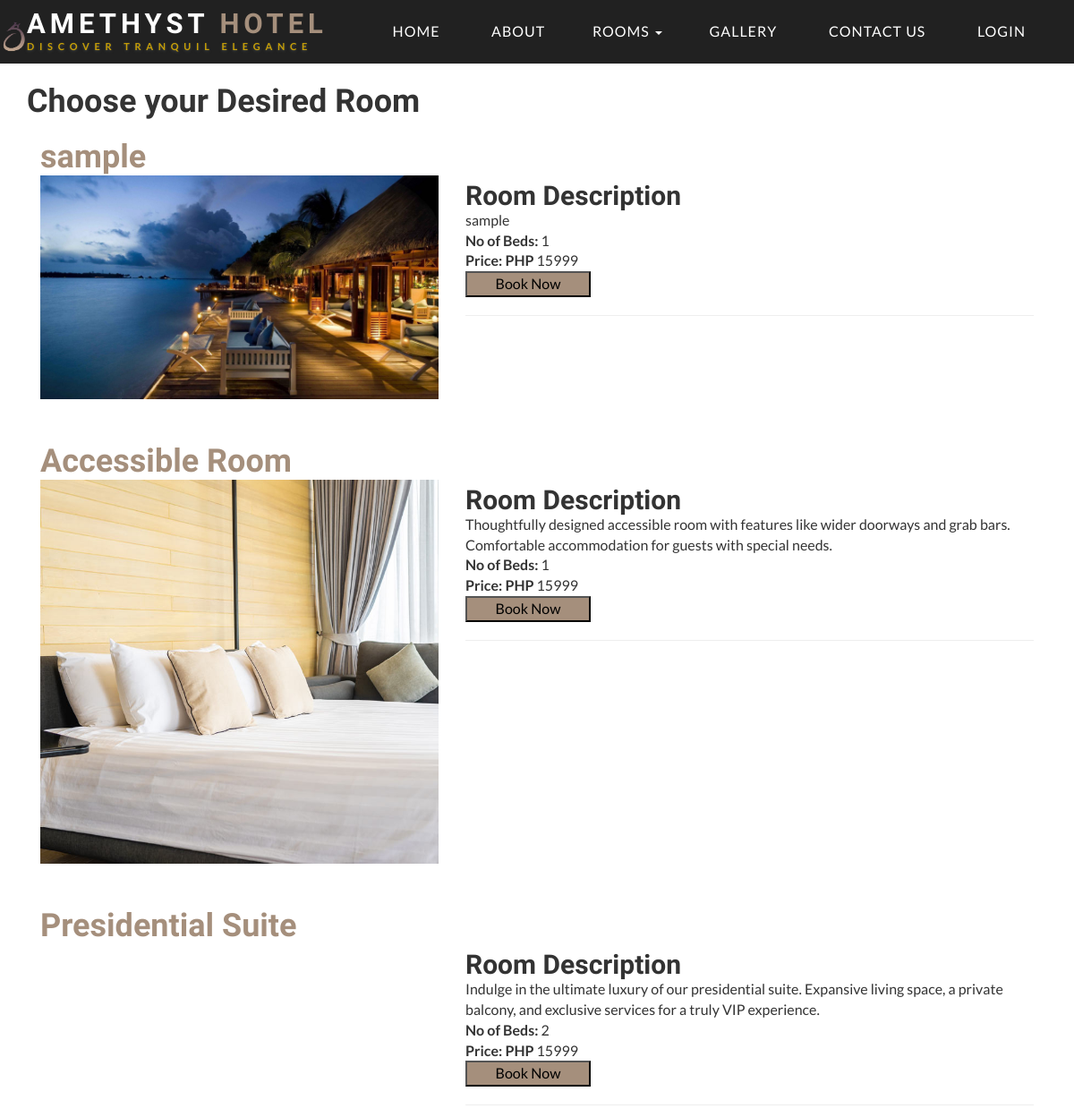
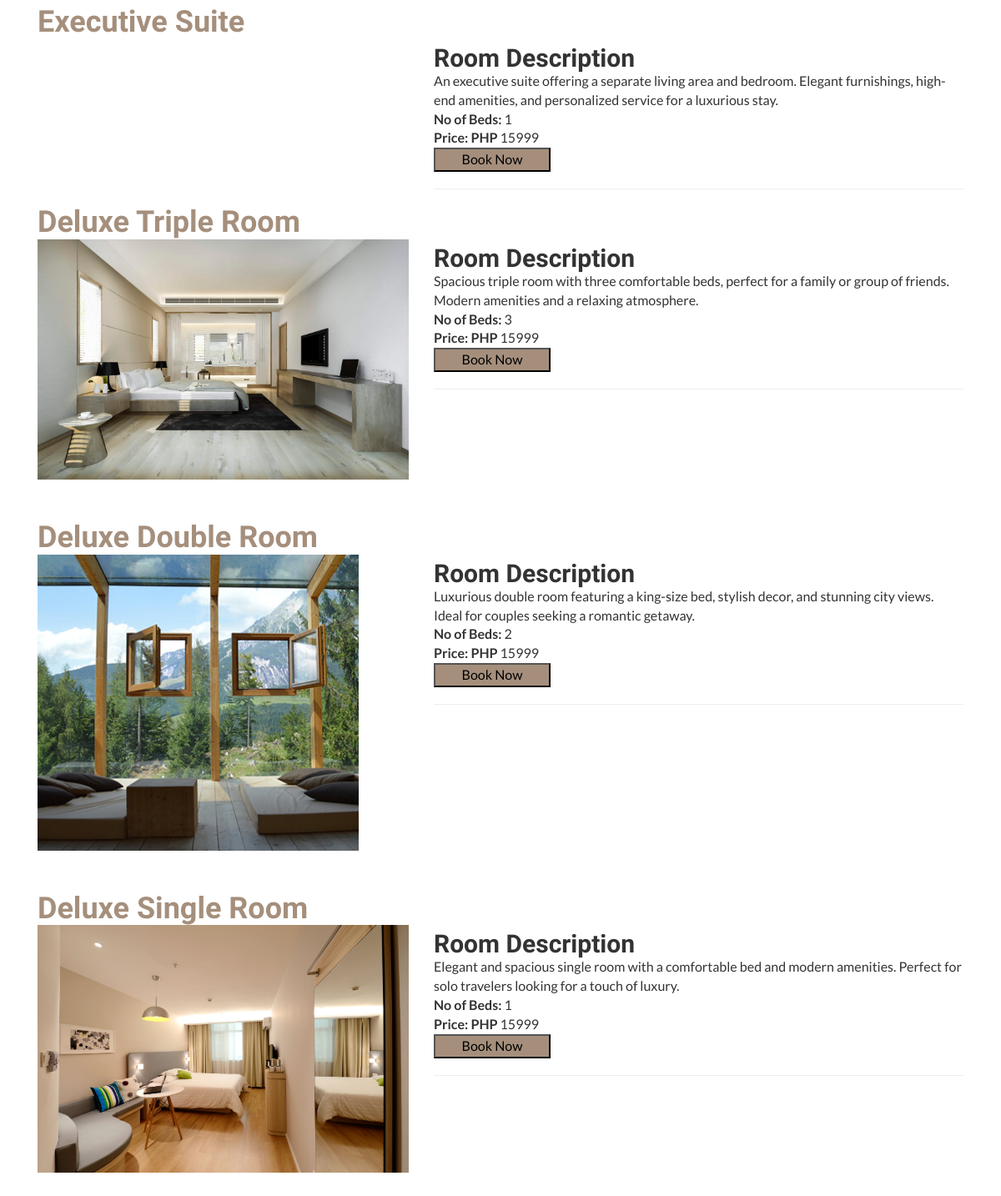
The page /category-details.php?catid=12 on the database its author committed (2 pictures, top to bottom).
### tables this page shows
CREATE TABLE `maintenance` (
  `id` int(10) NOT NULL,
  `logo` varchar(255) NOT NULL,
  `background` varchar(255) NOT NULL,
  `color` varchar(255) NOT NULL,
  `slideshow_image1` varchar(255) NOT NULL,
  `slideshow_image2` varchar(255) NOT NULL,
  `slideshow_image3` varchar(255) NOT NULL
);

CREATE TABLE `tblroom` (
  `ID` int(10) NOT NULL,
  `RoomType` int(10) DEFAULT NULL,
  `RoomName` varchar(200) DEFAULT NULL,
  `MaxAdult` int(5) DEFAULT NULL,
  `MaxChild` int(5) DEFAULT NULL,
  `RoomDesc` mediumtext DEFAULT NULL,
  `NoofBed` int(5) DEFAULT NULL,
  `Image` varchar(200) DEFAULT NULL,
  `RoomFacility` varchar(200) DEFAULT NULL,
  `CreationDate` timestamp NULL DEFAULT current_timestamp()
);

CREATE TABLE `tblcategory` (
  `ID` int(10) NOT NULL,
  `CategoryName` varchar(120) DEFAULT NULL,
  `Description` mediumtext DEFAULT NULL,
  `Price` int(5) NOT NULL,
  `Date` timestamp NULL DEFAULT current_timestamp()
);

### category-details.php (the view, shortened to what this page needs)
<?php
include('includes/dbconnection.php');
?>
<!DOCTYPE HTML>
<html>
<head>
<link href="css/style.css" rel="stylesheet" type="text/css" media="all" />
<link rel="stylesheet" href="css/lightbox.css">
</head>
<body>
				<?php include_once('includes/header.php');?>
					<div class="room-section">
						<div class="container">
							<br>
						<h1>Choose your Desired Room</h1>
			<br>
							<div class="room-grids">
								<?php
								$cid=intval($_GET['catid']);
$sql="SELECT tblroom.*,tblroom.id as rmid , tblcategory.Price,tblcategory.ID,tblcategory.CategoryName from tblroom
join tblcategory on tblroom.RoomType=tblcategory.ID
where tblroom.RoomType=:cid ORDER BY tblroom.id DESC";
$query = $dbh -> prepare($sql);
$query-> bindParam(':cid', $cid, PDO::PARAM_STR);
$query->execute();
$results=$query->fetchAll(PDO::FETCH_OBJ);
$cnt=1;
if($query->rowCount() > 0)
{
foreach($results as $row)
{               ?>
							<div class="room1">
								<div class="col-md-5 room-grid" style="padding-bottom: 50px">
								<a href="#" class="mask"style="color:#a58f7c;">
								<h1> <?php  echo htmlentities($row->RoomName);?> </h1>
									<img src="admin/images/<?php echo $row->Image;?>" class=" mask img-responsive zoom-img" alt="" /></a>
								</div>
								<div class="col-md-7 room-grid1">
									<br><br>
									<h2>Room Description</h2>
									<p><?php  echo htmlentities($row->RoomDesc);?></p>
									<p><b>No of Beds: </b><?php  echo htmlentities($row->NoofBed);?></p>
									<p><b>Price: PHP</b> <?php  echo htmlentities($row->Price);?></p>
									<button style="background-color: #a58f7c; width:140px;" ><a style="color:black;"href="book-room.php?rmid=<?php echo $row->rmid;?>">Book Now</a></button>
								<hr>
								</div>
								<div class="clearfix"></div>
							</div><?php $cnt=$cnt+1;}} ?>
						</div>
					</div>
				</div>
</body>
</html>

### includes/header.php (shortened to what this page needs)
<?php
include('includes/dbconnection.php');
$query = "SELECT * FROM maintenance WHERE id = 1";
$result = $dbh->query($query);
$row = $result->fetch(PDO::FETCH_ASSOC);
$logoImage = $row['logo'];
?>
<head>
<link href="css/bootstrap.css" rel="stylesheet" type="text/css" media="all" /><link rel="stylesheet" href="css/jquery-ui.css" /><link href="css/font-awesome.css" rel="stylesheet"> <link rel="stylesheet" href="css/chocolat.css" type="text/css" media="screen"><link href="css/easy-responsive-tabs.css" rel='stylesheet' type='text/css'/><link rel="stylesheet" href="css/flexslider.css" type="text/css" media="screen" property="" /><link href="css/style.css" rel="stylesheet" type="text/css" media="all" />
</head>
<div class="w3_navigation">
		<div class="container">
			<nav class="navbar navbar-default">
				<div class="navbar-header navbar-left">
					<h1><a class="navbar-brand" href="index.php"><img style="height:70px;width 70px;position:absolute;margin-left:-40px;"src="admin/images/<?php echo $logoImage; ?>">AMETHYST <span>HOTEL</span><p class="logo_w3l_agile_caption"> Discover Tranquil Elegance</p></a></h1>
				</div>
				<div class="collapse navbar-collapse navbar-right" id="bs-example-navbar-collapse-1">
					<nav class="menu menu--iris">
						<ul class="nav navbar-nav menu__list">
                            <li class="menu__item"><a href="index.php">Home</a></li>
                            <li class="menu__item"><a href="#about" >About</a></li>
                                    <li class="dropdown">
                                        <a href="#" class="" data-toggle="dropdown" role="button" aria-haspopup="true" aria-expanded="false">Rooms <span class="caret"></span></a>
                                    </li>
                                    <li class="menu__item"><a href="#gallery" >Gallery</a></li>
                                    <li class="menu__item"><a href="#contact" >Contact Us</a></li>
                                     <?php if (strlen($_SESSION['hbmsuid']==0)) {?>
                                    <li class="menu__item"><a href="signin.php">Login</a></li><?php } ?>
                    </ul>
					</nav>
				</div>
			</nav>
		</div>
	</div>

### css/style.css (style rules this page uses)
html, body { margin:0; font-size: 100%; font-family: 'Lato', sans-serif; background: #fff; }
body a { text-decoration:none; transition:0.5s all; -webkit-transition:0.5s all; -moz-transition:0.5s all; -o-transition:0.5s all; -ms-transition:0.5s all; }
h1,h2,h3,h4,h5,h6 { margin:0; font-family: 'Federo', sans-serif; font-weight: 600; }
p { margin:0; }
ul { margin:0; padding:0; }
.w3_navigation { background: #212121 ; }
.navbar-default { background: none; border: none; }
.navbar { margin-bottom: 0; }
.navbar-collapse { padding: 0; }
.navbar-right { margin-right: 0; }
.navbar-default .navbar-nav > li > a { font-weight: 500; letter-spacing: 1px; }
.navbar-nav > li > a { margin: 0; padding:0 1.5em; text-transform: uppercase; }
nav.navbar.navbar-default { background: none; padding: .9em 0 .4em 0; }
.navbar-default .navbar-nav > li > a { color: #fff; }
.navbar-default .navbar-brand,.navbar-default .navbar-brand:hover, .navbar-default .navbar-brand:focus { color: #fff; }
.navbar-brand { padding: 0; font-size: 31px; text-transform: uppercase; letter-spacing: 5px; line-height: 25px; position: relative; font-weight: bold; }
.navbar-brand span { color: #a58f7c; }
p.logo_w3l_agile_caption { text-transform: uppercase; letter-spacing: 5.7px; font-size: 11px; color: #c79f07; text-shadow: 0px 1px 3px #454a47; font-family: 'Lato', sans-serif; font-weight: 600; }
.menu__list { position: relative; margin: 0.69em 0 0; }
.menu__item { display: block; margin: 1em 0; }
.menu--iris .menu__item { margin:0 0.3em; }
li.menu__item:nth-child(6) { margin-right: 0; }

### css/lightbox.css (style rules this page uses)
body:after { display: none; }

### css/chocolat.css (style rules this page uses)
body { margin:0; padding:0; }

### css/easy-responsive-tabs.css (style rules this page uses)
body { margin: 0px; padding: 0px; background: #f5f5f5; font-weight: 500; }
ul.resp-tabs-list, p { margin: 0px; padding: 0px; }

### rows shown on the page
maintenance: logo (picture)
tblroom: RoomName "sample", Image (picture), RoomDesc "sample", NoofBed "1", tblcategory.Price "15999"
tblroom: RoomName "Accessible Room", Image (picture), RoomDesc "Thoughtfully designed accessible room with features like wider doorways and grab bars. Comfortable accommodation for guests with special needs.", NoofBed "1", tblcategory.Price "15999"
tblroom: RoomName "Presidential Suite", RoomDesc "Indulge in the ultimate luxury of our presidential suite. Expansive living space, a private balcony, and exclusive services for a truly VIP experience.", NoofBed "2", tblcategory.Price "15999"
tblroom: RoomName "Executive Suite", RoomDesc "An executive suite offering a separate living area and bedroom. Elegant furnishings, high-end amenities, and personalized service for a luxurious stay.", NoofBed "1", tblcategory.Price "15999"
tblroom: RoomName "Deluxe Triple Room", Image (picture), RoomDesc "Spacious triple room with three comfortable beds, perfect for a family or group of friends. Modern amenities and a relaxing atmosphere.", NoofBed "3", tblcategory.Price "15999"
tblroom: RoomName "Deluxe Double Room", Image (picture), RoomDesc "Luxurious double room featuring a king-size bed, stylish decor, and stunning city views. Ideal for couples seeking a romantic getaway.", NoofBed "2", tblcategory.Price "15999"
tblroom: RoomName "Deluxe Single Room", Image (picture), RoomDesc "Elegant and spacious single room with a comfortable bed and modern amenities. Perfect for solo travelers looking for a touch of luxury.", NoofBed "1", tblcategory.Price "15999"
